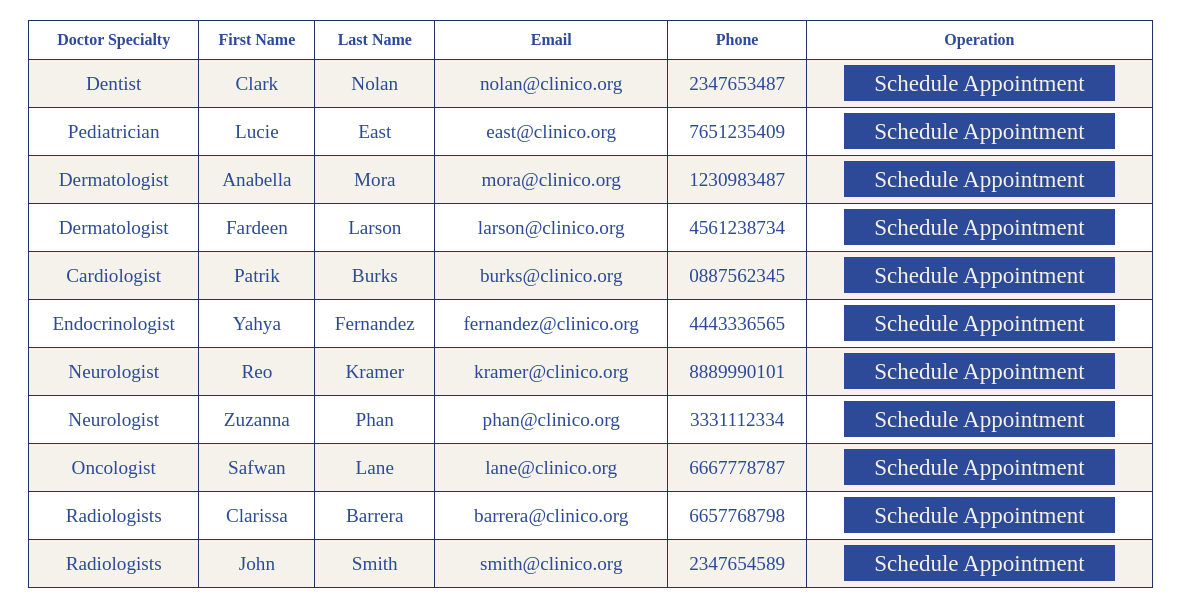
/backend/show_doctors.php, run on the app's committed database.
### tables this page shows
CREATE TABLE `doctor` (
  `Doc_ID` int NOT NULL AUTO_INCREMENT,
  `Doc_Spec` varchar(45) NOT NULL,
  `Doc_Location` varchar(45) DEFAULT NULL,
  `Doc_First` varchar(45) NOT NULL,
  `Doc_M_Init` varchar(45) DEFAULT NULL,
  `Doc_Last` varchar(45) NOT NULL,
  `Doc_Email` varchar(45) NOT NULL,
  `Doc_Phone` varchar(45) DEFAULT NULL,
  `Doc_Gender` varchar(45) NOT NULL,
  `Doc_DOB` date NOT NULL,
  `Doc_Street_Addr` varchar(45) NOT NULL,
  `Doc_City_Addr` varchar(45) NOT NULL,
  `Doc_State_Addr` varchar(45) NOT NULL,
  `Doc_Zip_Addr` int NOT NULL,
  `Doc_Password` varchar(45) DEFAULT NULL,
  PRIMARY KEY (`Doc_ID`),
  UNIQUE KEY `Doc_ID_UNIQUE` (`Doc_ID`)
);

### backend/show_doctors.php (the view)
<?php
    $dbhost = getenv("DBHOST");
    $dbuser = getenv("DBUSER");
    $dbpass = getenv("DBPASS");
    $dbname = getenv("DBNAME");
    $link = mysqli_connect($dbhost, $dbuser, $dbpass) or die("Unable to Connect to '$dbhost'");
    mysqli_select_db($link, $dbname) or die("Could not open the db '$dbname'");
    $select="SELECT * FROM doctor";
    $query=mysqli_query($link,$select);
?>
<!DOCTYPE html>
<html>
<head>
    <link rel="stylesheet" href="/index/styles/show_patients.css">
</head>
<body>
    <table border="1" cellpadding="0">
    <tr>
        <th>Doctor Specialty</th>
        <th>First Name</th>
        <th>Last Name</th>
        <th>Email</th>
        <th>Phone</th>
        <th>Operation</th>
    </tr>
    <?php
        $num=mysqli_num_rows($query);
        if ($num>0) {
            while ($result=mysqli_fetch_assoc($query)) {
                echo "
                    <tr>
                        <td>".$result['Doc_Spec']."</td>
                        <td>".$result['Doc_First']."</td>
                        <td>".$result['Doc_Last']."</td>
                        <td>".$result['Doc_Email']."</td>
                        <td>".$result['Doc_Phone']."</td>
                        <td>
                            <a href='/backend/appointment.php?Doc_ID=".$result['Doc_ID']."'class='btn'>Schedule Appointment</a>
                        </td>
                    </tr>
                ";
            }
        }
    ?>
    </table>
</body>

### index/styles/show_patients.css (style rules this page uses)
:root { --shadow: 0px 0px 5px 5px rgba(0, 0, 0, 0.199); --lighter: #F5F1EB; --light: #dad5cf; --mid: #9FCDFC; --main: #008CFF; --accent: #4C72D2; --dark: #2C4A98; --darker: #203368; --green: #138808; --red: #CD5C5C; }
table { margin: 20px; border-collapse: collapse; width: 95%; border: 1px solid var(--darker); }
table th { color: var(--dark); padding: 10px; }
table td { padding: 10px; color: var(--dark); font-size: 1.2em; text-align: center; }
.btn { background: var(--dark); color: var(--lighter); font-size: 1.2em; padding: 5px 30px; text-decoration: none; }
tr:nth-child(even) { background-color: var(--lighter); }

### data on the page
doctor: Doc_Spec "Dentist", Doc_First "Clark", Doc_Last "Nolan", Doc_Email "nolan@clinico.org", Doc_Phone "2347653487"
doctor: Doc_Spec "Pediatrician", Doc_First "Lucie", Doc_Last "East", Doc_Email "east@clinico.org", Doc_Phone "7651235409"
doctor: Doc_Spec "Dermatologist", Doc_First "Anabella", Doc_Last "Mora", Doc_Email "mora@clinico.org", Doc_Phone "1230983487"
doctor: Doc_Spec "Dermatologist", Doc_First "Fardeen", Doc_Last "Larson", Doc_Email "larson@clinico.org", Doc_Phone "4561238734"
doctor: Doc_Spec "Cardiologist", Doc_First "Patrik", Doc_Last "Burks", Doc_Email "burks@clinico.org", Doc_Phone "0887562345"
doctor: Doc_Spec "Endocrinologist", Doc_First "Yahya", Doc_Last "Fernandez", Doc_Email "fernandez@clinico.org", Doc_Phone "4443336565"
doctor: Doc_Spec "Neurologist", Doc_First "Reo", Doc_Last "Kramer", Doc_Email "kramer@clinico.org", Doc_Phone "8889990101"
doctor: Doc_Spec "Neurologist", Doc_First "Zuzanna", Doc_Last "Phan", Doc_Email "phan@clinico.org", Doc_Phone "3331112334"
doctor: Doc_Spec "Oncologist", Doc_First "Safwan", Doc_Last "Lane", Doc_Email "lane@clinico.org", Doc_Phone "6667778787"
doctor: Doc_Spec "Radiologists", Doc_First "Clarissa", Doc_Last "Barrera", Doc_Email "barrera@clinico.org", Doc_Phone "6657768798"
doctor: Doc_Spec "Radiologists", Doc_First "John", Doc_Last "Smith", Doc_Email "smith@clinico.org", Doc_Phone "2347654589"
